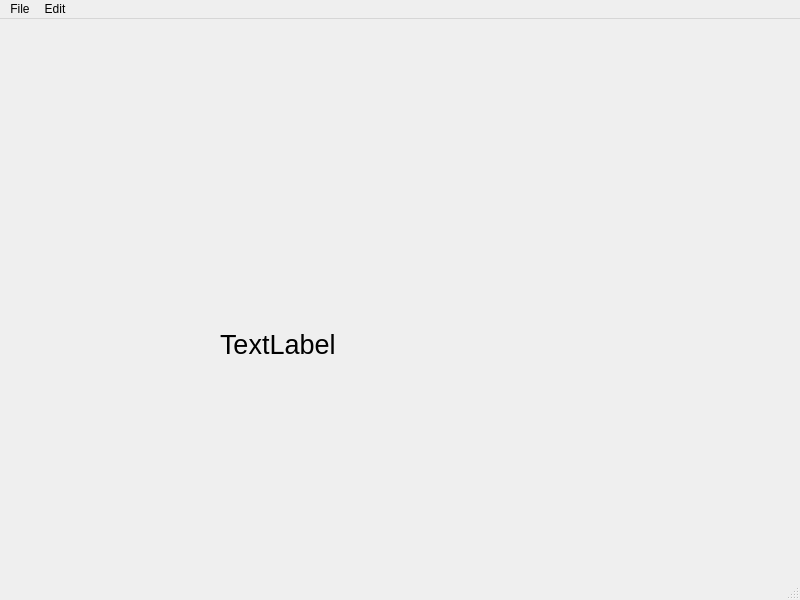
<?xml version="1.0" encoding="UTF-8"?>
<ui version="4.0">
 <class>MainWindow</class>
 <widget class="QMainWindow" name="MainWindow">
  <property name="geometry">
   <rect>
    <x>0</x>
    <y>0</y>
    <width>800</width>
    <height>600</height>
   </rect>
  </property>
  <property name="windowTitle">
   <string>MainWindow</string>
  </property>
  <widget class="QWidget" name="centralwidget">
   <widget class="QLabel" name="label">
    <property name="geometry">
     <rect>
      <x>220</x>
      <y>210</y>
      <width>321</width>
      <height>231</height>
     </rect>
    </property>
    <property name="font">
     <font>
      <pointsize>20</pointsize>
     </font>
    </property>
    <property name="text">
     <string>TextLabel</string>
    </property>
   </widget>
  </widget>
  <widget class="QMenuBar" name="menubar">
   <property name="geometry">
    <rect>
     <x>0</x>
     <y>0</y>
     <width>800</width>
     <height>26</height>
    </rect>
   </property>
   <widget class="QMenu" name="menuFile">
    <property name="title">
     <string>File</string>
    </property>
    <addaction name="actionNew"/>
    <addaction name="actionSave"/>
   </widget>
   <widget class="QMenu" name="menuEdit">
    <property name="title">
     <string>Edit</string>
    </property>
    <addaction name="actionCopy"/>
    <addaction name="actionPaste"/>
   </widget>
   <addaction name="menuFile"/>
   <addaction name="menuEdit"/>
  </widget>
  <widget class="QStatusBar" name="statusbar"/>
  <action name="actionNew">
   <property name="text">
    <string>New</string>
   </property>
   <property name="statusTip">
    <string>Create a new file</string>
   </property>
   <property name="shortcut">
    <string>Ctrl+N</string>
   </property>
  </action>
  <action name="actionSave">
   <property name="text">
    <string>Save</string>
   </property>
   <property name="statusTip">
    <string>Save file</string>
   </property>
  </action>
  <action name="actionCopy">
   <property name="text">
    <string>Copy</string>
   </property>
   <property name="statusTip">
    <string>Copy a file</string>
   </property>
   <property name="shortcut">
    <string>Ctrl+C</string>
   </property>
  </action>
  <action name="actionPaste">
   <property name="text">
    <string>Paste</string>
   </property>
   <property name="statusTip">
    <string>Paste a file</string>
   </property>
   <property name="shortcut">
    <string>Ctrl+V</string>
   </property>
  </action>
 </widget>
 <resources/>
 <connections/>
</ui>
